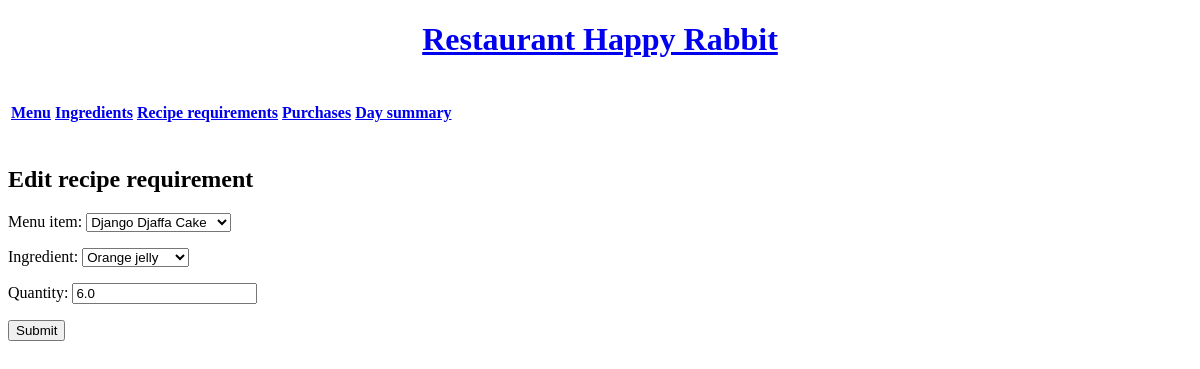
Before: /requirements/update/5 with the older database file.
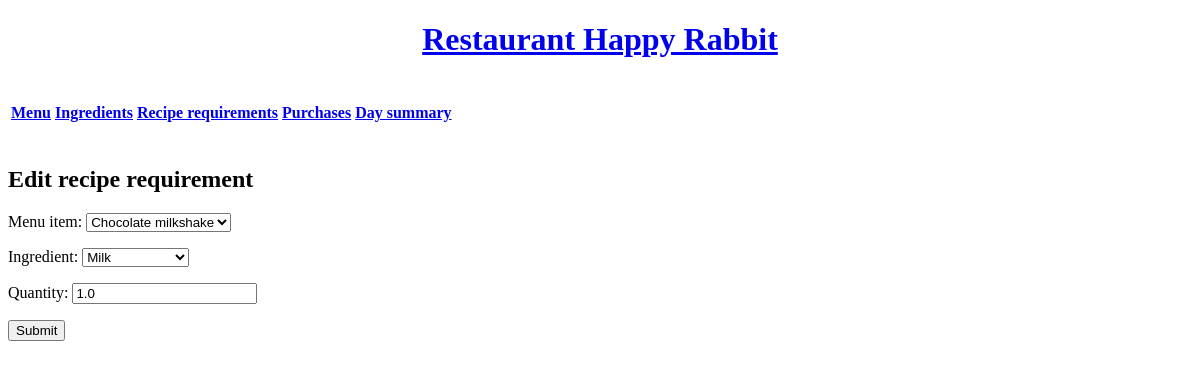
After: the same page with the newer database file.
### Inventory/models.py (models this page shows, shortened)
class RecipeRequirement(models.Model):
    menu_item = models.ForeignKey(MenuItem, on_delete = models.CASCADE)
    ingredient = models.ForeignKey(Ingredient, on_delete=models.CASCADE)
    quantity = models.FloatField(default = 0.0)

### Inventory/views.py (the view)
# urls.py: path('requirements/update/<pk>', views.UpdateRequirementView.as_view(),name='updaterequirement'),
class UpdateRequirementView(UpdateView):
    model = RecipeRequirement
    template_name = 'Inventory/update_requirement.html'
    form_class = RequirementForm
    success_url='/requirements'

### Inventory/forms.py
class RequirementForm(forms.ModelForm):
    class Meta:
        model = RecipeRequirement
        fields = '__all__'

### Inventory/models.py (called while the page is built)
    def __str__(self):
        return self.item_name

    def __str__(self):
        return self.ingredient_name

### Inventory/templates/Inventory/update_requirement.html (shortened to what this page needs)
{% extends 'Inventory/base.html' %}
{% load static %}
{% block content %}
<h2>Edit recipe requirement</h2>
<form action="" method="post">
    {{ form.as_p }}
    <input type="submit"/>
</form>
{% endblock %}

Changed rows visible on the page:
changed RecipeRequirement: menu_item "Django Djaffa Cake" → "Choсolate milkshake"; ingredient "Orange jelly" → "Milk"; quantity "6.0" → "1.0"
